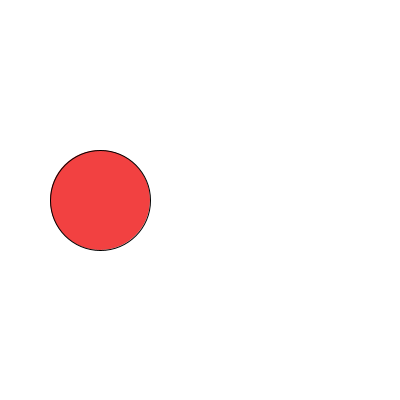
Frame 1 (no input)
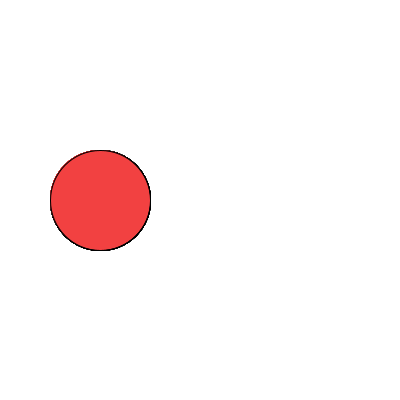
Frame 60 (the mouse pressed at the canvas centre just before this capture)
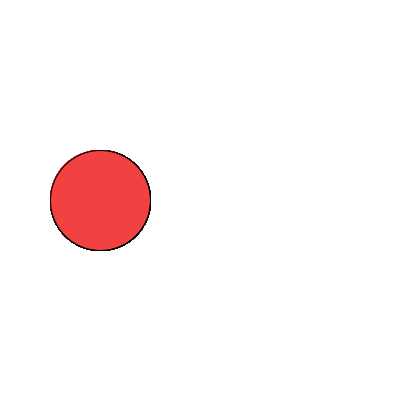
Frame 120 (the mouse held since frame 60 and released just before this capture)

The Processing sketch that drew these frames (run headless with seeded random() and noise(); from frame 60 on, the mouse is pressed at the canvas centre):

// Processing sketch: Lab1_BS5_Arrays
// ── Lab1_BS5_Arrays.pde
//Kreatives programmieren S26 DMP 
//Martinez
//Lab1. BacktoBasics. Beispiel 5: Arrays
color[] colors = {#03658C, #F2CA52, #F2EBD5, #F24141, #0D0D0D};

float[] xpositions = new float[5];
void setup () {
  size(400, 400);
  background(255);
  xpositions[0] = 200;
  xpositions[1] = 100;

  xpositions[2] = 40;
}

void draw () {
  fill(colors[3]);
  circle(xpositions[1], 200, 100);
}
